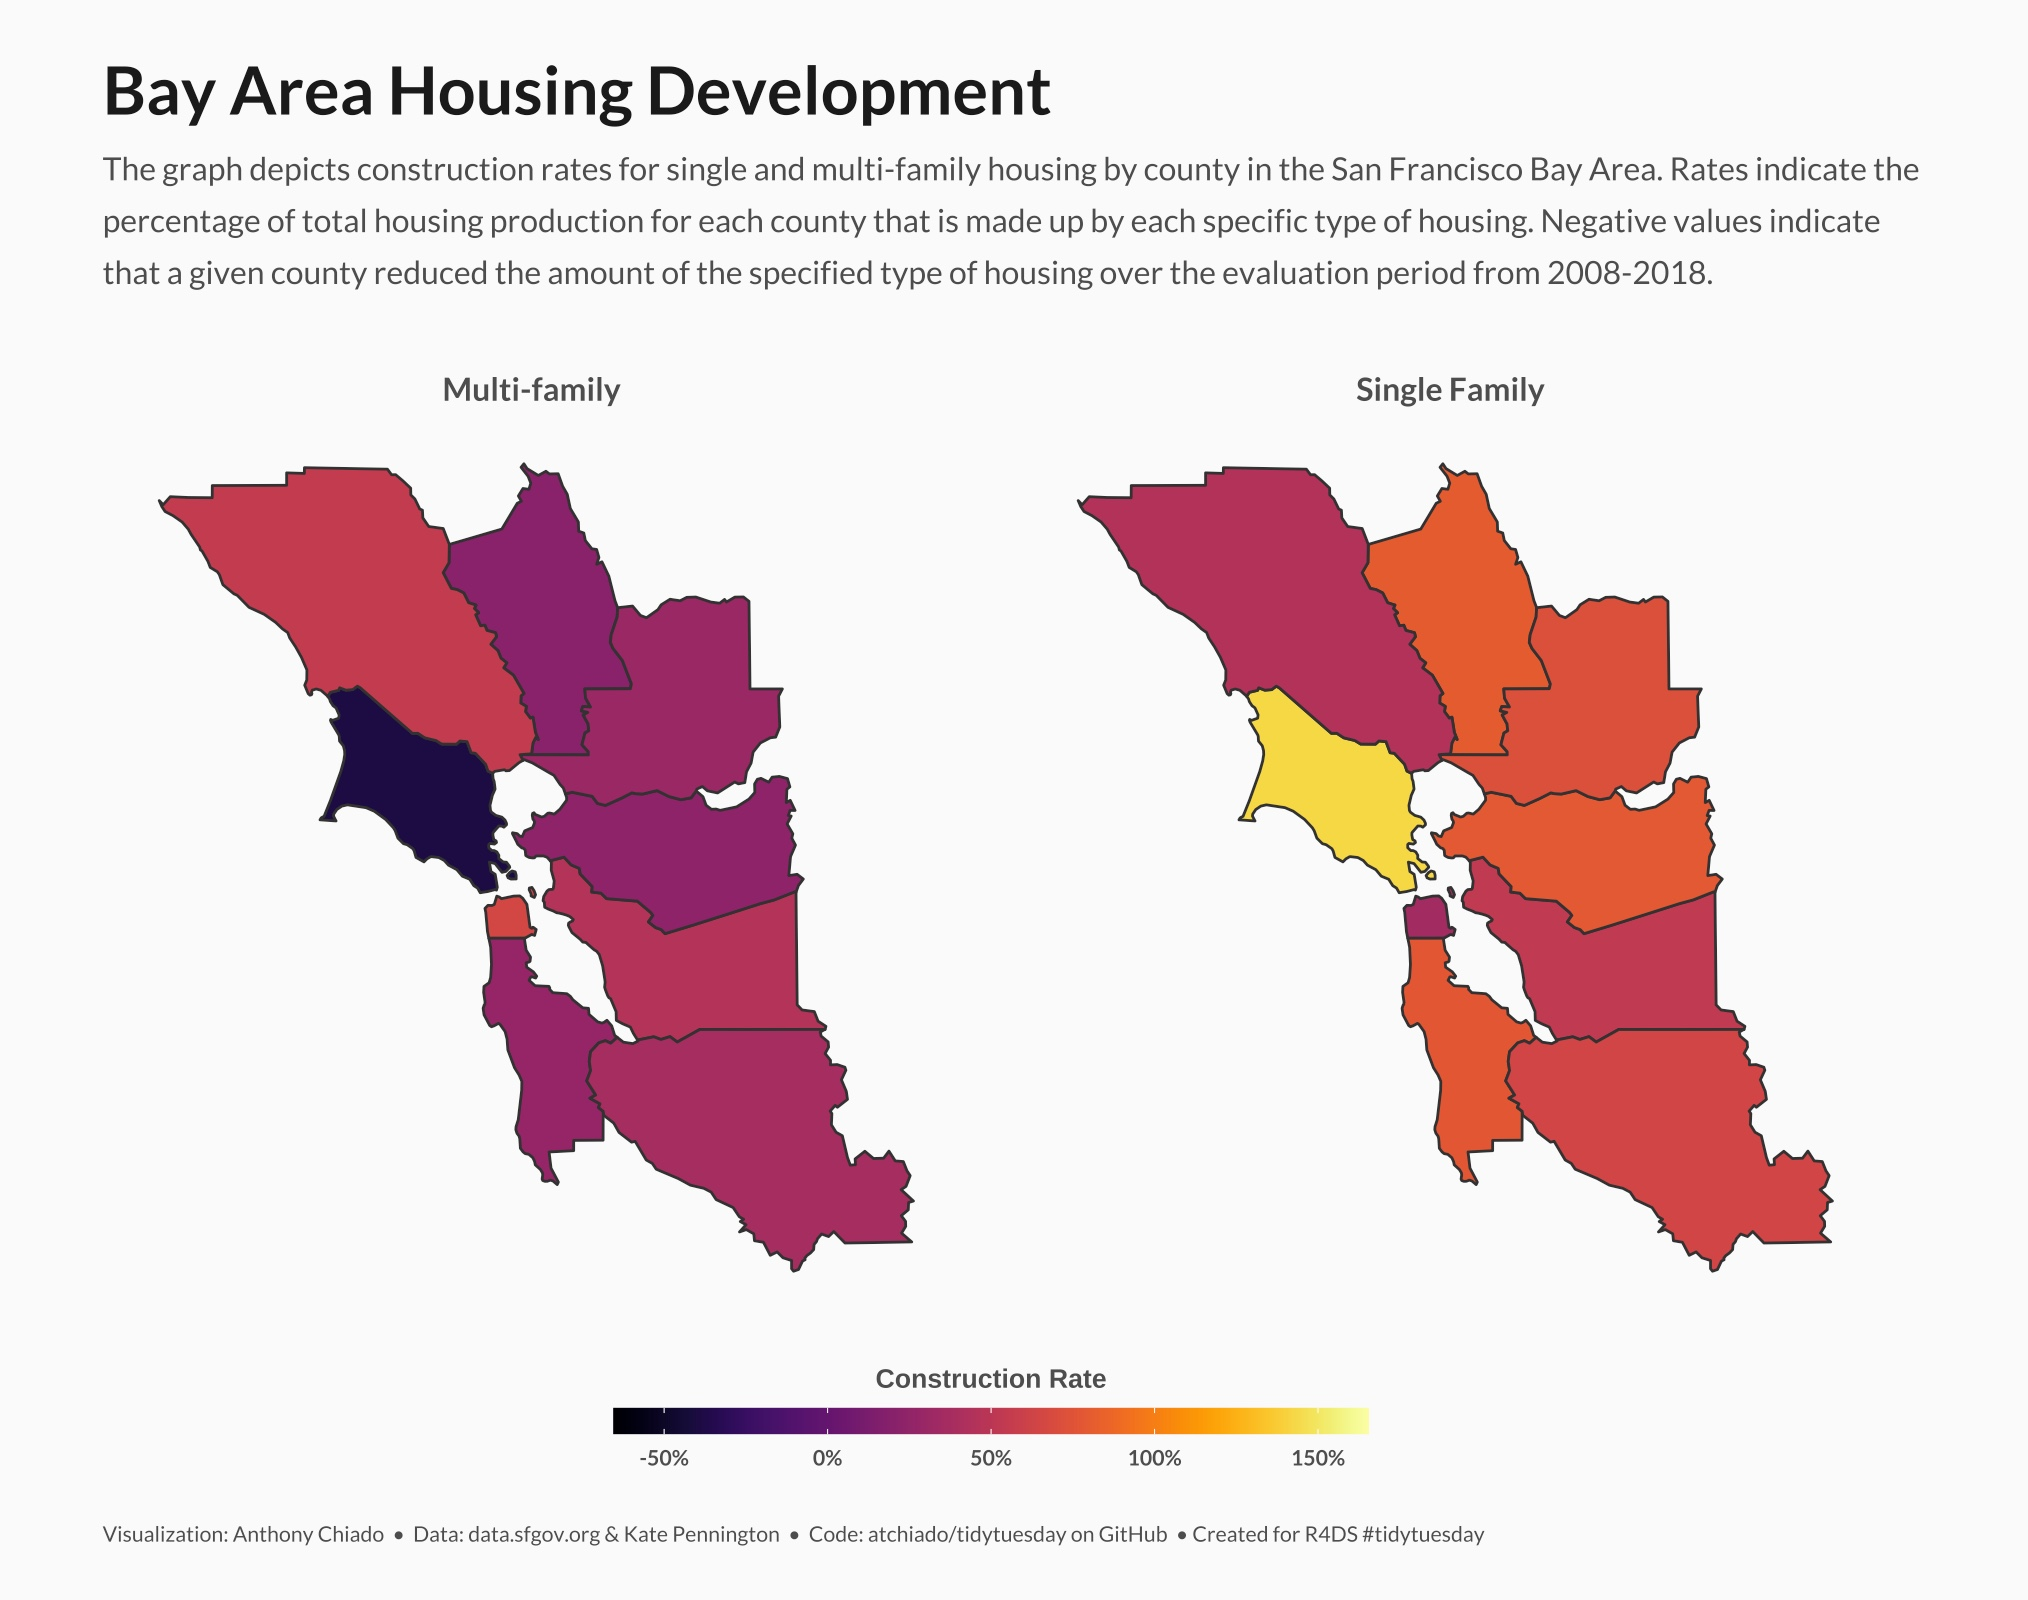

Recreate this plot in R.
library(tidyverse)
library(ggtext)
library(showtext)
library(sf)
library(devtools)
library(urbnmapr)
library(viridis)
library(ggrepel)
font_add_google("Lato")
showtext_auto()


## Load data --------------------
tuesdata <- tidytuesdayR::tt_load(2022, week = 27)
new_construction <- tuesdata$new_construction

# Load county data for mapping
county_data <- urbnmapr::counties


## Clean data --------------------
# Create new columns to specify production rates
new_construction$sf_rate <- new_construction$sfproduction / new_construction$totalproduction
new_construction$mf_rate <- new_construction$mfproduction / new_construction$totalproduction

# Join to county_data to get coordinates and pivot production rates for facet wrapping
construction_data <- left_join(new_construction, county_data, by = c("county" = "county_name")) %>%
  subset(select = -c(cartodb_id, the_geom, the_geom_webmercator, source, order, hole,
                     piece, state_abbv, state_fips, fips_class, state_name, mhproduction)) %>%
  rename("Single Family" = sf_rate,
         "Multi-family" = mf_rate) %>%
  pivot_longer(cols = 'Single Family':"Multi-family",
               names_to = "construction_type",
               values_to = "production_rate") %>%
  filter(year > 2008)


## Create viz --------------------
# Set theme
theme_update(axis.title = element_blank(),
             plot.background = element_rect(fill = "grey98", color = "grey98"),
             panel.background = element_rect(fill = "grey98", color = "grey98"),
             panel.grid.major.x = element_blank(),
             panel.grid.minor.x = element_blank(),
             panel.grid.major.y = element_blank(),
             panel.grid.minor.y = element_blank(),
             axis.line.y.left = element_blank(),
             panel.spacing.x = unit(1, "cm" ),
             panel.spacing.y = unit(1, "cm" ),
             axis.text.y = element_blank(),
             axis.text.x = element_blank(),
             axis.ticks.x = element_blank(),
             axis.ticks.y = element_blank(),
             strip.text = element_text(family = "Lato", size = 12, face = "bold", hjust = 0.5, color = "grey30"),
             strip.background = element_rect(fill = "grey98"),
             legend.position = "bottom",
             legend.background = element_rect(fill = "grey98"),
             legend.title = element_text(size = 10, face = "bold", color = "grey30"),
             legend.text = element_text(family = "Lato", size = 8, color = "grey30"),
             legend.margin = margin(t = 5),
             plot.margin = margin(10, 60, 20, 40),
             plot.title = element_text(family = "Lato", color = "grey10", size = 25, face = "bold",
                                       margin = margin(t = 15)),
             plot.subtitle = element_text(family = "Lato", color = "grey30", size = 12, lineheight = 1.35,
                                              margin = margin(t = 10, b = 25)),
             plot.title.position = "plot",
             plot.caption.position = "plot",
             plot.caption = element_text(family = "Lato", color = "grey30", size = 8, lineheight = 1.2, 
                                         hjust = 0, margin = margin(t = 20)))

# Plot data
ggplot(construction_data, aes(long, lat, group = group, fill = production_rate)) +
  geom_polygon(color = "grey20") +
  coord_map(projection = "albers", lat0 = 39, lat1 = 45) +
  facet_wrap(~ construction_type) +
  scale_fill_viridis("Construction Rate", option = "inferno", labels = scales::percent) +
  guides(fill = guide_colorbar(title.position = "top",
                               barwidth = unit(100, units = "mm"),
                               barheight = unit(3.5, unit = "mm"))) +
  labs(title = "Bay Area Housing Development",
       subtitle = "The graph depicts construction rates for single and multi-family housing by county in the San Francisco Bay Area. Rates indicate the\npercentage of total housing production for each county that is made up by each specific type of housing. Negative values indicate\nthat a given county reduced the amount of the specified type of housing over the evaluation period from 2008-2018.",
       caption = "Visualization: Anthony Chiado  •  Data: data.sfgov.org & Kate Pennington  •  Code: atchiado/tidytuesday on GitHub  • Created for R4DS #tidytuesday")
